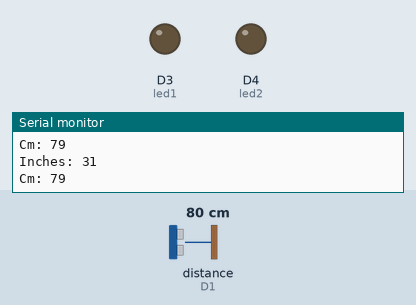
The sketch below on a simulated ESP8266 (NodeMCU). On the bench: output pins drawn as LEDs (lit = HIGH), the last lines printed to the serial monitor. Wiring (inferred from the names in the program): ultrasonic range finder: trigger D2; echo D1. The inputs (shaded band) are chosen by the test bench; at power-on: distance to the obstacle (sensor on D1) 80 cm. The echo pulse lasts 58.3 µs per cm; pins used as bus, display or sensor lines are not drawn.

Above: at 1.3 s.
1.4 s: distance to the obstacle (sensor on D1) set to 56 cm
2.9 s: distance to the obstacle (sensor on D1) set to 46 cm
At 4.2 s:
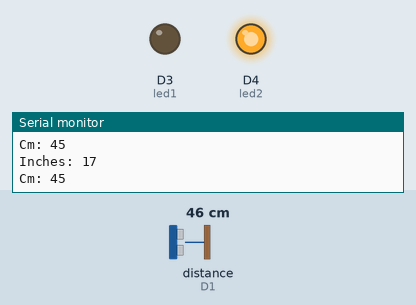
4.5 s: distance to the obstacle (sensor on D1) set to 27 cm
6.0 s: distance to the obstacle (sensor on D1) set to 24 cm
At 7.2 s:
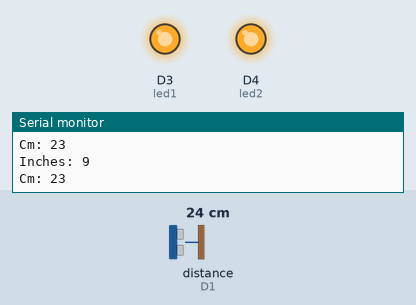
Timing chart, 0 to 8.5 s (numbered marks = the images above; inputs shaded):
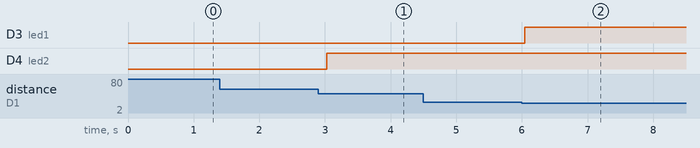

Measured:
- the behaviour switches between 52 and 51 cm on distance to the obstacle (sensor on D1) (found by bisection; images 0 and 1)
- the behaviour switches between 26 and 25 cm on distance to the obstacle (sensor on D1) (found by bisection; images 1 and 2)
- after the input at 2.9 s, D4 (led2): LOW → HIGH after 0.13 s
- after the input at 6.0 s, D3 (led1): LOW → HIGH after 0.05 s

The sketch:

sketch_oct23aLDR_ultrasonicsensor.ino
```cpp
int trigger = D2;
int echo = D1;
int led1 = D3;
int led2 = D4;
int led3 = D5;


long duration = 0;
int cm = 0;
int inch = 0;


void setup() {
  // put your setup code here, to run once:
  Serial.begin(9600);
  pinMode(trigger, OUTPUT);
  pinMode(echo, INPUT);
  pinMode(led1, OUTPUT);
  pinMode(led2,OUTPUT);
  pinMode(led2,OUTPUT);
}

void loop() {
  // put your main code here, to run repeatedly:
  digitalWrite(trigger, LOW);
  digitalWrite(trigger, HIGH);
  digitalWrite(trigger, LOW);

  duration = pulseIn(echo, HIGH);
  cm = duration*0.034/2;
  inch = duration*0.0133/2;

  if (inch <10){
    digitalWrite(led1, HIGH);
    // digitalWrite(led2, LOW);
    // digitalWrite(led3, LOW);
  }
  else if(inch<20){
    digitalWrite(led2, HIGH);
    // digitalWrite(led2, LOW);
    // digitalWrite(led3, LOW);
  }
  else if(inch<30){
    digitalWrite(led3, HIGH);
    // digitalWrite(led2, LOW);
    // digitalWrite(led3, HIGH);
  }
  if(inch<100){
    Serial.print("Inches: ");
    Serial.println(inch);
    Serial.print("Cm: ");
    Serial.println(cm);
  }
  delay(500);
  }
```

STM32_square_PROGRAMING.c
```cpp
//#include <stdio.h>
//#define square(x) ((x)*(x))
//
//int main()
//{
//    int x=5;
//    printf("x: %d square of x: %d",x,square(x));
//    return 0;
//}
```

STM32._print_nm.c
```cpp
#include<stdio.h>

 #define santanu printf("SANTANU");

 int main()
 {
     santanu;
 }
```

TASK.c
```cpp
// Task 1.Create Car structure globally consisting of Model, colour and price and print on the screen.


// #include <stdio.h>
// struct Car {
//     char model[30];
//     char color[15];
//     int seats;
//     double price;
// };
// struct Car car = {"Honda Civic", "Blue", 4, 22000.00};

// void printCarDetails() {
//     printf("Car Details:\n");
//     printf("Model: %s\n", car.model);
//     printf("Color: %s\n", car.color);
//     printf("Seats: %d\n",car.seats);
//     printf("Price: $%.2lf\n", car.price);
// }

// int main() {
//     printCarDetails();
//     return 0;
// }

// // Task 2 Write a program to create structure globally enter the name,age and salary of employees and manager.
// If the manager age is above 30 then the salary will be 65000 otherwise 55000.


// #include <stdio.h>


// struct Employee {
//     char name[50];
//     int age;
//     float salary;
// };


// struct Employee manager, employee;

// int main() {

//     printf("Enter Employee's Name: ");
//     scanf("%s", employee.name);
//     printf("Enter Employee's Age: ");
//     scanf("%d", &employee.age);
//     printf("Enter Employee's Salary: ");
//     scanf("%f", &employee.salary);


//     printf("\nEnter Manager's Name: ");
//     scanf("%s", manager.name);
//     printf("Enter Manager's Age: ");
//     scanf("%d", &manager.age);


//     if (manager.age > 30) {
//         manager.salary = 65000;
//     } else {
//         manager.salary = 55000;
//     }

//     printf("\nEmployee Details:\n");
//     printf("Name: %s\n", employee.name);
//     printf("Age: %d\n", employee.age);
//     printf("Salary: %.2f\n", employee.salary);


//     printf("\nManager Details:\n");
//     printf("Name: %s\n", manager.name);
//     printf("Age: %d\n", manager.age);
//     printf("Salary: %.2f\n", manager.salary);

//     return 0;
// }


// // Task 3 Create a structure named Book to store book details like title, author, and price. Write a C program to input details for
// three books, find the most expensive and the lowest priced books, and display their information.


// #include <stdio.h>


// struct Book {
//     char title[100];
//     char author[100];
//     float price;
// };

// int main() {
//     struct Book books[3];
//     int most_expensive_index = 0, lowest_priced_index = 0;

//     for (int i = 0; i < 3; i++) {
//         printf("\nEnter details for Book %d:\n", i + 1);
//         printf("Title: ");
//         scanf(" %[^\n]", books[i].title);
//         printf("Author: ");
//         scanf(" %[^\n]", books[i].author);
//         printf("Price: ");
//         scanf("%f", &books[i].price);

//         if (books[i].price > books[most_expensive_index].price) {
//             most_expensive_index = i;
//         }
//         if (books[i].price < books[lowest_priced_index].price) {
//             lowest_priced_index = i;
//         }
//     }

//     printf("\nMost Expensive Book:\n");
//     printf("Title: %s\n", books[most_expensive_index].title);
//     printf("Author: %s\n", books[most_expensive_index].author);
//     printf("Price: %.2f\n", books[most_expensive_index].price);

//     printf("\nLowest Priced Book:\n");
//     printf("Title: %s\n", books[lowest_priced_index].title);
//     printf("Author: %s\n", books[lowest_priced_index].author);
//     printf("Price: %.2f\n", books[lowest_priced_index].price);

//     return 0;
// }

// // Task 4 Define a structure named Circle to represent a circle with a radius. Write a C program to create user defined
// function to calculate the area and perimeter of two circles and display the results in the main function.

// #include <stdio.h>
// #define PI 3.14159


// struct Circle {
//     float radius;
// };

// float calculate_area(struct Circle c) {
//     return PI * c.radius * c.radius;
// }

// float calculate_perimeter(struct Circle c) {
//     return 2 * PI * c.radius;
// }

// int main() {
//     struct Circle circle1, circle2;


//     printf("Enter the radius of Circle 1: ");
//     scanf("%f", &circle1.radius);


//     printf("Enter the radius of Circle 2: ");
//     scanf("%f", &circle2.radius);


//     float area1 = calculate_area(circle1);
//     float perimeter1 = calculate_perimeter(circle1);


//     float area2 = calculate_area(circle2);
//     float perimeter2 = calculate_perimeter(circle2);


//     printf("\nCircle 1:\n");
//     printf("Radius: %.2f\n", circle1.radius);
//     printf("Area: %.2f\n", area1);
//     printf("Perimeter: %.2f\n", perimeter1);


//     printf("\nCircle 2:\n");
//     printf("Radius: %.2f\n", circle2.radius);
//     printf("Area: %.2f\n", area2);
//     printf("Perimeter: %.2f\n", perimeter2);

//     return 0;
// }
```

c_programing.cpp
```cpp
#include <stdio.h>

int main() {
    int i;
    for (i = 0; i < 5; i++) {
        if (i % 2 == 0) {
            printf("%d is even\n", i);
        } else {
            printf("%d is odd\n", i);
        }
    }
    return 0;
}
```

col-mod-price-car.c
```cpp
#include <stdio.h>

struct Car {
    char model[50];
    char colour[30];
    float price;
};

void printCar(struct Car car) {
    printf("Car Model: %s\n", car.model);
    printf("Car Colour: %s\n", car.colour);
    printf("Car Price: %.2f\n", car.price);
}

int main() {
    // Create a global Car instance
    struct Car myCar = {"BMW", "Red", 0001};

    // Print car details
    printCar(myCar);

    return 0;
}
```
